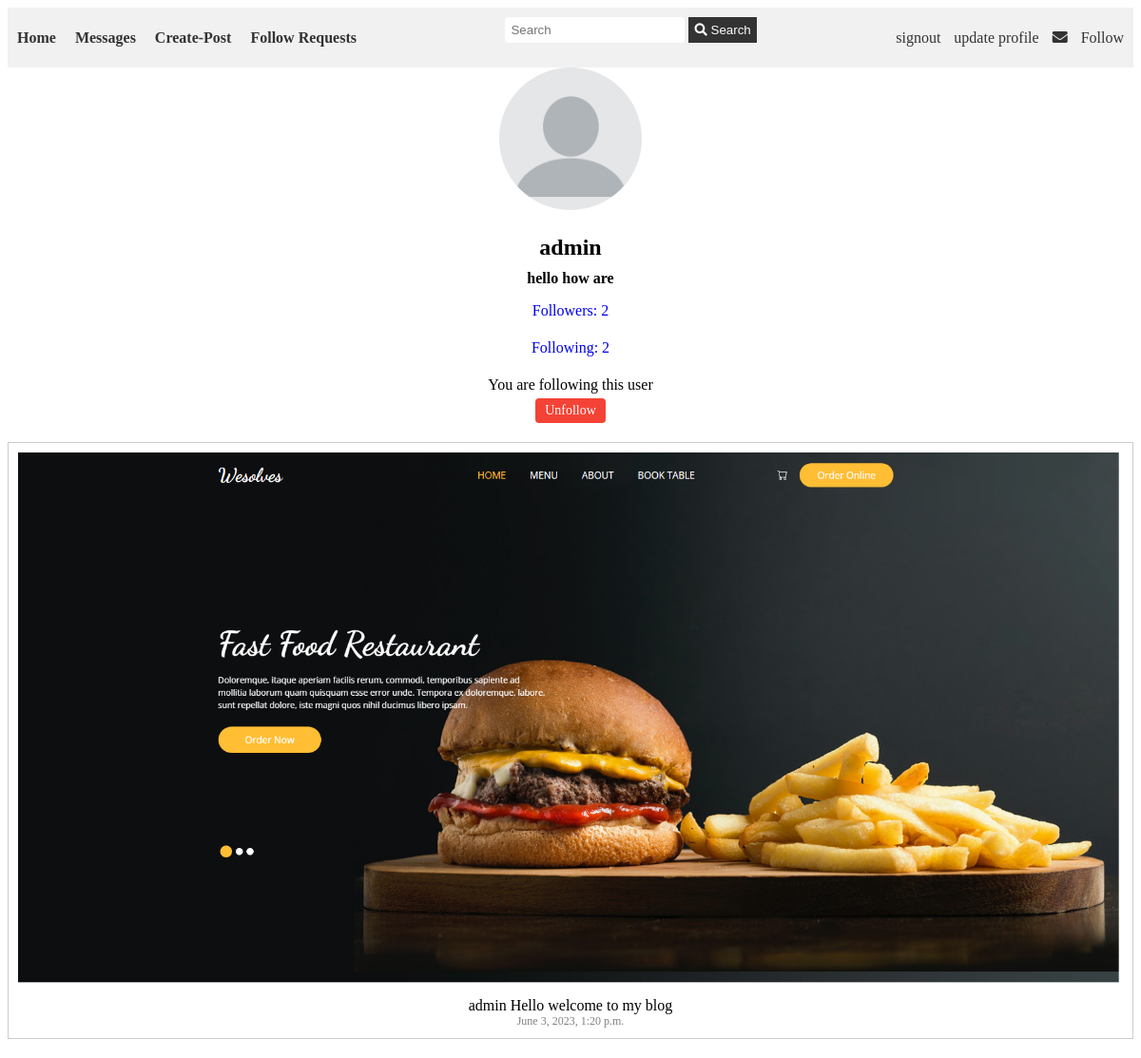
The page /profile/admin/ (signed in) on the database as committed earlier.
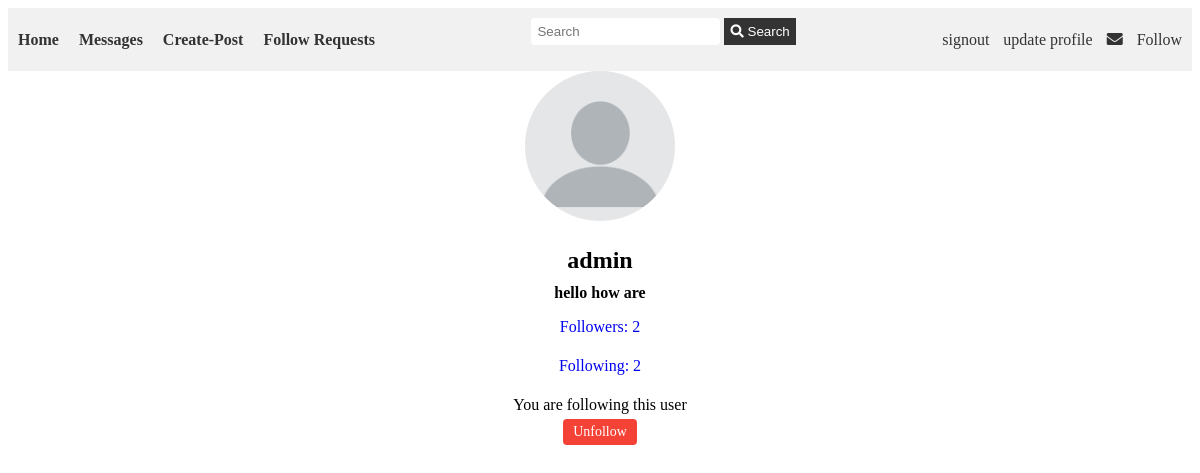
The same page on the database as committed later.
### user/models.py (models this page shows, shortened)
class Post(models.Model):
    user = models.ForeignKey(User, on_delete=models.CASCADE)
    image = models.ImageField(upload_to='posts/')
    caption = models.CharField(max_length=255)
    created_at = models.DateTimeField(auto_now_add=True)

### user/views.py (the view)
# urls.py: path('profile/<str:username>/', views.profile, name='profile'),
@login_required(login_url='signin')
def profile(request, username):
    user = User.objects.get(username=username)
    profile = UserProfile.objects.get(user=user)
    posts = Post.objects.filter(user=user).order_by('-created_at')
    followers = Follow.objects.filter(following=user).count()
    following = Follow.objects.filter(follower=user).count()
    if request.user == user:
        follow_status = 'self'
    elif Follow.objects.filter(follower=request.user, following=user).exists():
        follow_status = 'following'
    elif FollowRequest.objects.filter(requester=request.user, recipient=user).exists():
        follow_status = 'requested'
    elif FollowRequest.objects.filter(requester=user, recipient=request.user).exists():
        follow_status = 'pending'
    else:
        follow_status = 'none'
    follow_requests = FollowRequest.objects.filter(recipient=request.user)
    return render(request, 'profile.html', {'user': user, 'profile': profile, 'posts': posts, 'followers': followers, 'following': following, 'follow_status': follow_status, 'follow_requests': follow_requests, })

### templates/profile.html (shortened to what this page needs)
<link rel="stylesheet" href="/css/profile.css">
{% extends 'base.html' %}
{% block content %}
  <div class="profile">
    {% if profile.profile_picture %}
      <img src="{{ profile.profile_picture.url }}" alt="Profile Picture" class="profile-picture">
    {% endif %}
    <h1>{{ user.username }}</h1>
    <b>{{ profile.bio }}</b>
    <a class="followerlist" href="{% url 'follow_list' username=user.username %}"><p>Followers: {{ followers }}</p></a>
    <a class="followerlist" href="{% url 'following_list' username=user.username %}"><p>Following: {{ following }}</p></a>
    {% if follow_status == 'following' or user == request.user %}
      {% if user == request.user %}
      {% else %}
        <p>You are following this user</p>
        <a class="Unfollow" href="{% url 'unfollow_user' username=user.username %}">Unfollow</a>
      {% endif %}
      <div class="post-list">
        {% for post in posts %}
          <div class="post">
            <a href="{% url 'post_detail' post_id=post.id %}">
              <img src="{{ post.image.url }}" alt="Post Image" class="post-image">
            </a>
            {{ post.user.username }} {{ post.caption }} <br><span class="date">{{ post.created_at }}</span>
         </div>
        {% endfor %}
      </div>
    {% elif follow_status != 'none' %}
     <p>You have requested to follow</p>
    {% else %}
      <p>You are not following this user</p>
      <a class="Follow" href="{% url 'follow_user' username=user.username %}">Follow</a>
    {% endif %}
  </div>
{% endblock %}

Rows that differ between the two databases and show on the page:
removed Post: image (picture), user.username "admin", caption "Hello welcome to my blog", created_at "June 3, 2023, 1:20 p.m."
